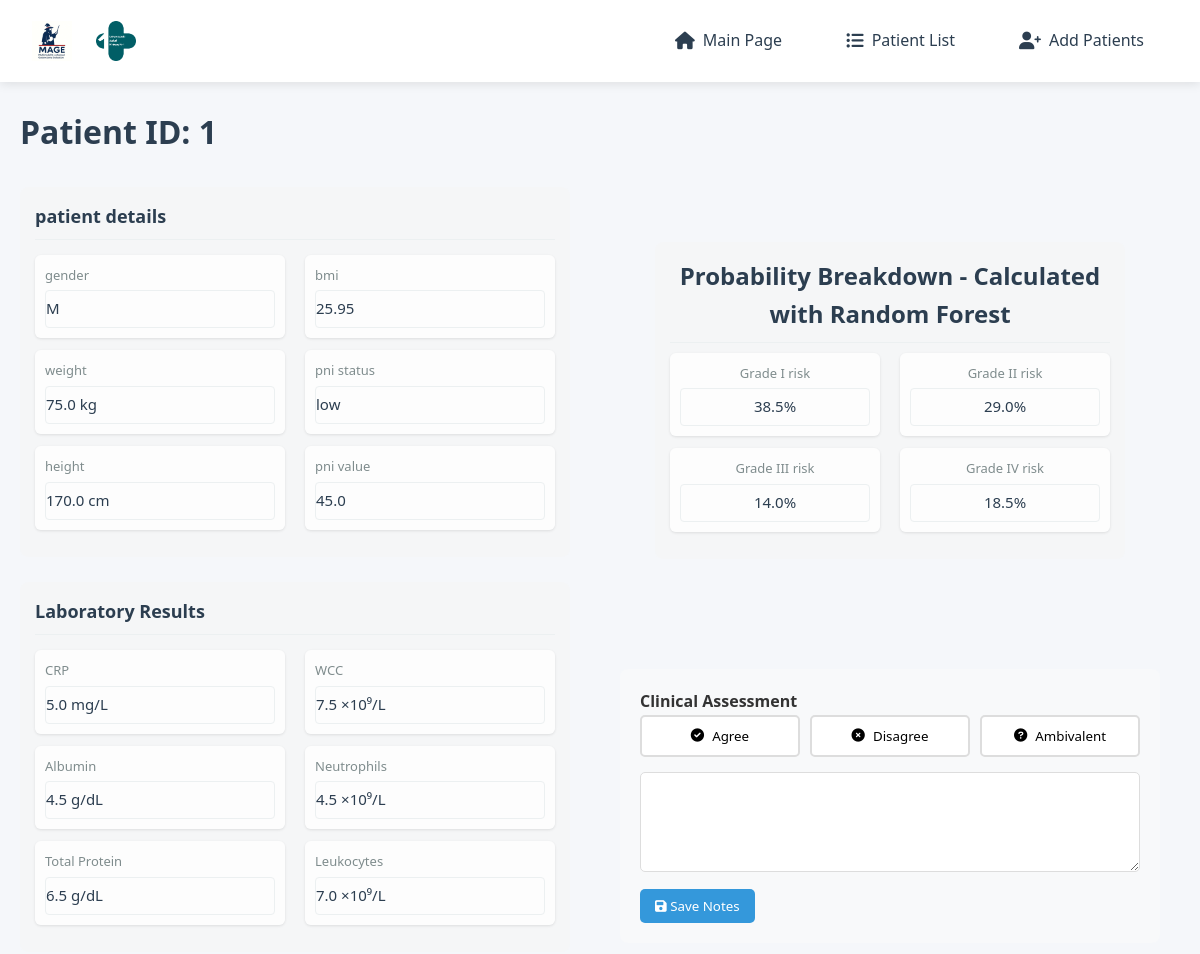
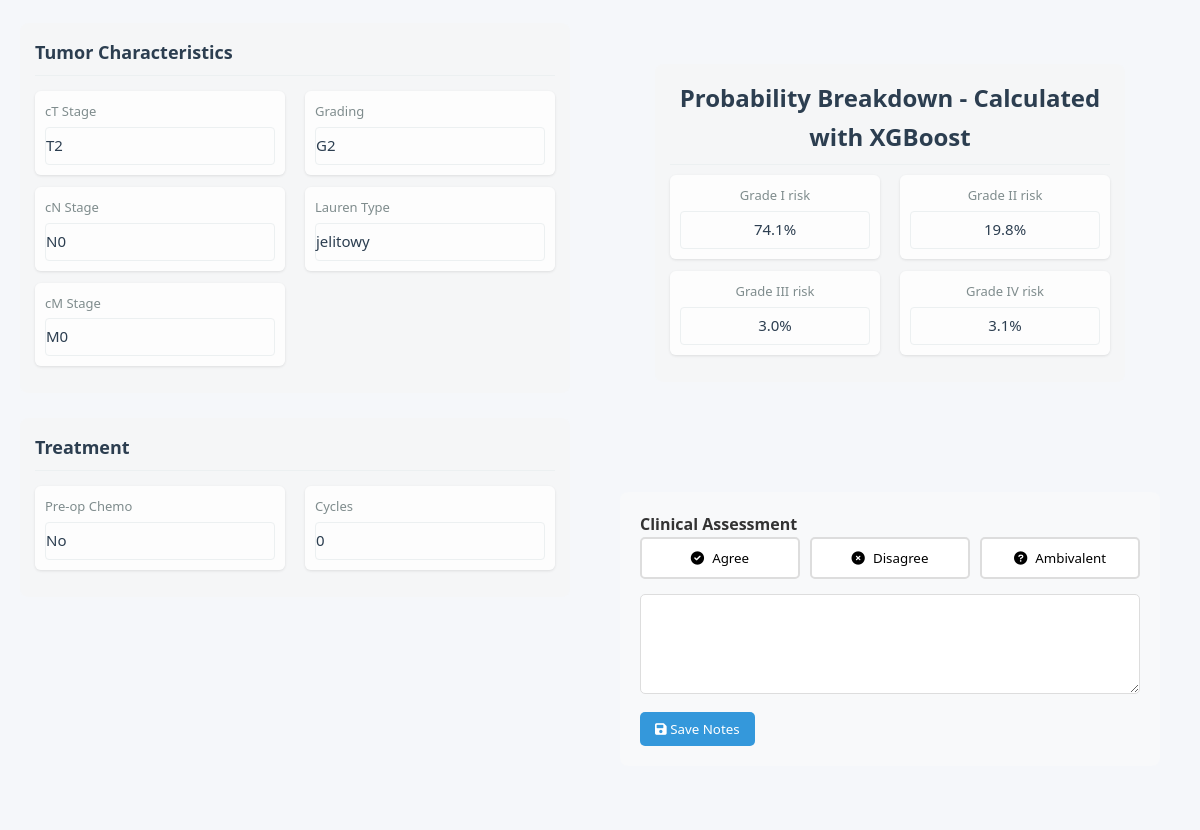
The app's page /patient/1 (upper part), older data (2 pictures, top to bottom).
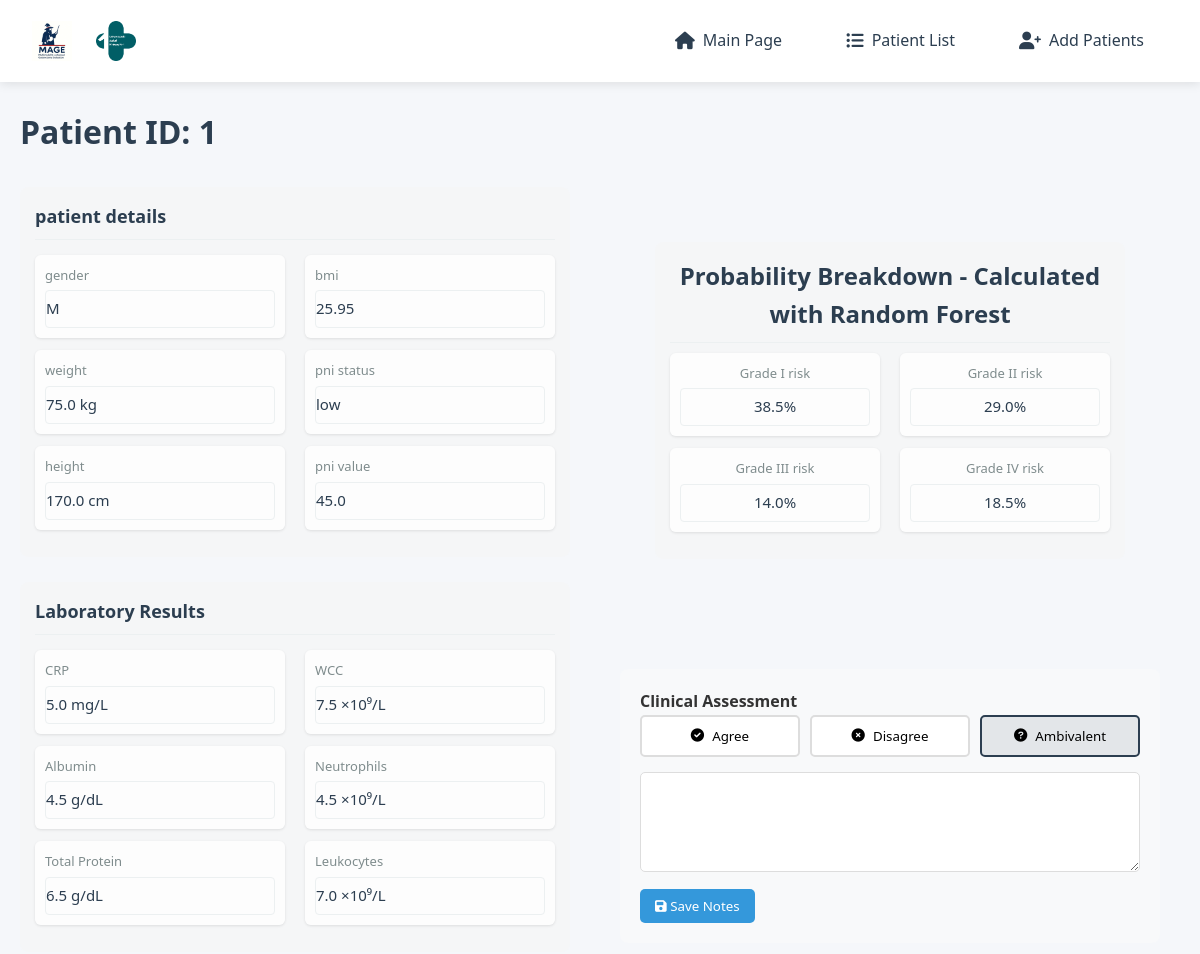
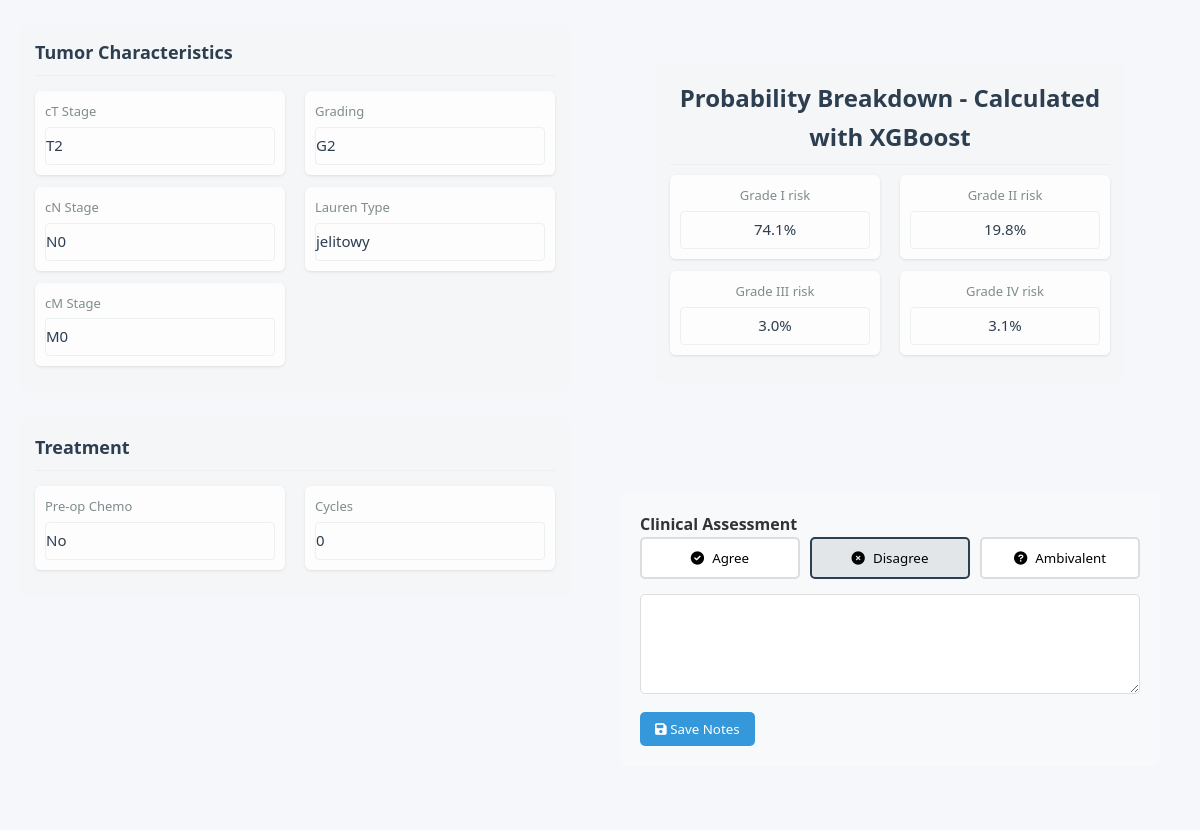
The same page, newer data (2 pictures, top to bottom).
### models.py (models this page shows, shortened)
class Patient(db.Model):
    id = db.Column(db.Integer, primary_key=True)
    gender = db.Column(db.String(1), nullable=False)        # 'M' lub 'K'
    weight = db.Column(db.Float, nullable=False)            # waga w kg (wartości numeryczne)
    height = db.Column(db.Float, nullable=False)            # wzrost w cm (wartości numeryczne)
    bmi = db.Column(db.Float, nullable=False)               # BMI (wartości numeryczne)
    CRP = db.Column(db.Float, nullable=False)               # CRP (wartości numeryczne)
    Alb = db.Column(db.Float, nullable=False)               # Alb (wartości numeryczne)
    WCC = db.Column(db.Float, nullable=False)               # WCC (wartości numeryczne)
    NEU = db.Column(db.Float, nullable=False)               # NEU (wartości numeryczne)
    total_protein = db.Column(db.Float, nullable=False)     # białko całkowite (wartości numeryczne)
    pT = db.Column(db.String(10), nullable=False)           # stadium T (wartości kategoryczne)
    pN = db.Column(db.String(10), nullable=False)           # stadium N (wartości kategoryczne)
    pM = db.Column(db.String(10), nullable=False)           # stadium M (wartości kategoryczne)
    PNI = db.Column(db.Integer, nullable=False)             # PNI (wartości numeryczne 0-1)
    GRADING = db.Column(db.String(10), nullable=False)      # stopień zróżnicowania (wartości kategoryczne)
    Lauren = db.Column(db.String(10), nullable=False)       # typ Lauren (wartości kategoryczne)
    CTH_preop = db.Column(db.String(10), nullable=False)    # chemioterapia przedoperacyjna (wartości kategoryczne)
    cycles_number = db.Column(db.Integer, nullable=False)   # liczba cykli chemioterapii (wartości numeryczne)
    leukocytes = db.Column(db.Float, nullable=True)        # NEW: total leukocytes count (nullable)
    pni_float = db.Column(db.Float, nullable=True)         # NEW: float PNI value (nullable)
    predictions = db.relationship('Prediction', backref='patient', lazy=True)

class Prediction(db.Model):
    id = db.Column(db.Integer, primary_key=True)
    patient_id = db.Column(db.Integer, db.ForeignKey('patient.id'), nullable=False)
    probability = db.Column(db.Float, nullable=False)
    model_used = db.Column(db.String(50), nullable=False)
    interpretation = db.Column(db.String(50), nullable=False)
    top_factors = db.Column(db.JSON)  # Stores list of important factors
    all_probabilities = db.Column(db.JSON) # field for grade probabilities
    grade = db.Column(db.String(2))
    clinician_agreement = db.Column(db.String(20))  # 'agree', 'disagree', 'ambivalent'
    clinician_notes = db.Column(db.Text)
    patient_id = db.Column(db.Integer, db.ForeignKey('patient.id'), nullable=False)

### app.py (the view)
    @app.route('/patient/<int:patient_id>')
    def patient_detail(patient_id):
        patient = Patient.query.get_or_404(patient_id)
        predictions = patient.predictions
        return render_template('patient.html', patient=patient, predictions=predictions)

### templates/patient.html (shortened to what this page needs)
{% extends "base.html" %}
{% block content %}
<header class="patient-header">
    <h1>Patient ID: {{ patient.id }}</h1>
</header>
<div class="patient-profile">
  <div class="patient-data">
    <div class="data-section">
      <h3 class="data-section-title">patient details</h3>
      <div class="data-columns">
          <div class="data-subcolumn">
              <div class="data-field">
                  <label>gender</label>
                  <div class="editable-field">{{ patient.gender }}</div>
              </div>
              <div class="data-field">
                  <label>weight</label>
                  <div class="editable-field">{{ patient.weight }} kg</div>
              </div>
              <div class="data-field">
                  <label>height</label>
                  <div class="editable-field">{{ patient.height }} cm</div>
              </div>
          </div>
          <div class="data-subcolumn">
              <div class="data-field">
                  <label>bmi</label>
                  <div class="editable-field">{{ patient.bmi }}</div>
              </div>
              <div class="data-field">
                  <label>pni status</label>
                  <div class="editable-field">{{ "high" if patient.pni else "low" }}</div>
              </div>
              <div class="data-field">
                  <label>pni value</label>
                  <div class="editable-field">{{ patient.pni_float or 'N/A' }}</div>
              </div>
          </div>
      </div>
  </div>
    <div class="data-section">
        <h3 class="data-section-title">Laboratory Results</h3>
        <div class="data-columns">
            <div class="data-subcolumn">
                <div class="data-field">
                    <label>CRP</label>
                    <div class="editable-field">{{ patient.CRP }} mg/L</div>
                </div>
                <div class="data-field">
                    <label>Albumin</label>
                    <div class="editable-field">{{ patient.Alb }} g/dL</div>
                </div>
                <div class="data-field">
                    <label>Total Protein</label>
                    <div class="editable-field">{{ patient.total_protein }} g/dL</div>
                </div>
            </div>
            <div class="data-subcolumn">
                <div class="data-field">
                    <label>WCC</label>
                    <div class="editable-field">{{ patient.WCC }} ×10⁹/L</div>
                </div>
                <div class="data-field">
                    <label>Neutrophils</label>
                    <div class="editable-field">{{ patient.NEU }} ×10⁹/L</div>
                </div>
                <div class="data-field">
                    <label>Leukocytes</label>
                    <div class="editable-field">{{ patient.leukocytes or 'N/A' }} ×10⁹/L</div>
                </div>
            </div>
        </div>
    </div>
    <div class="data-section">
        <h3 class="data-section-title">Tumor Characteristics</h3>
        <div class="data-columns">
            <div class="data-subcolumn">
                <div class="data-field">
                    <label>cT Stage</label>
                    <div class="editable-field">{{ patient.pT }}</div>
                </div>
                <div class="data-field">
                    <label>cN Stage</label>
                    <div class="editable-field">{{ patient.pN }}</div>
                </div>
                <div class="data-field">
                    <label>cM Stage</label>
                    <div class="editable-field">{{ patient.pM }}</div>
                </div>
            </div>
            <div class="data-subcolumn">
                <div class="data-field">
                    <label>Grading</label>
                    <div class="editable-field">{{ patient.GRADING }}</div>
                </div>
                <div class="data-field">
                    <label>Lauren Type</label>
                    <div class="editable-field">{{ patient.Lauren }}</div>
                </div>
            </div>
        </div>
    </div>
    <div class="data-section">
        <h3 class="data-section-title">Treatment</h3>
        <div class="data-columns">
            <div class="data-subcolumn">
                <div class="data-field">
                    <label>Pre-op Chemo</label>
                    <div class="editable-field">{{ "Yes" if patient.CTH_preop == "tak" else "No" }}</div>
                </div>
            </div>
            <div class="data-subcolumn">
                <div class="data-field">
                    <label>Cycles</label>
                    <div class="editable-field">{{ patient.cycles_number }}</div>
                </div>
            </div>
        </div>
    </div>
</div>
<div class="prediction-data">
    {% if predictions %}
        {% for prediction in predictions %}
        <div class="prediction-result">
            <div class="prediction-result">
                <div class="risk-level">
                    {% if prediction.all_probabilities %}
                    <div class="data-section">
                        <h3 class="data-section-title">Probability Breakdown - Calculated with {{ prediction.model_used }}</h3>
                        <div class="data-columns">
                            {% for grade, prob in prediction.all_probabilities|fromjson|dictsort %}
                            <div class="data-subcolumn">
                                <div class="data-field">
                                    <label>Grade {{ grade }} risk</label>
                                    <div class="editable-field probability-grade probability-grade-{{ grade }}">
                                        {{ (prob * 100)|round(1) }}%
                                    </div>
                                </div>
                            </div>
                            {% if loop.index % 2 == 0 and not loop.last %}
                        </div>
                        <div class="data-columns">
                            {% endif %}
                            {% endfor %}
                        </div>
                    </div>
{% endif %}
                </div>
            </div>
            <div class="clinician-feedback">
                <h4>Clinical Assessment</h4>
                <form method="POST" action="{{ url_for('save_feedback', prediction_id=prediction.id) }}">
                    <div class="feedback-buttons">
                        <button type="submit" name="agreement" value="agree"
                                class="{% if prediction.clinician_agreement == 'agree' %}active{% endif %}">
                            <i class="fas fa-check-circle"></i> Agree
                        </button>
                        <button type="submit" name="agreement" value="disagree"
                                class="{% if prediction.clinician_agreement == 'disagree' %}active{% endif %}">
                            <i class="fas fa-times-circle"></i> Disagree
                        </button>
                        <button type="submit" name="agreement" value="ambivalent"
                                class="{% if prediction.clinician_agreement == 'ambivalent' %}active{% endif %}">
                            <i class="fas fa-question-circle"></i> Ambivalent
                        </button>
                    </div>
                    <div class="feedback-notes">
                        <textarea name="clinician_notes" placeholder="Enter your clinical reasoning...">
                            {{ prediction.clinician_notes or '' }}
                        </textarea>
                        <button type="submit" class="btn-save-notes">
                            <i class="fas fa-save"></i> Save Notes
                        </button>
                    </div>
                </form>
            </div>
        </div>
        {% endfor %}
    {% else %}
        <div class="no-prediction">
            <p>No prediction available for this patient</p>
        </div>
    {% endif %}
</div>
</div>
    </div>
{% endblock %}

### templates/base.html (shortened to what this page needs)
<!DOCTYPE html>
<html lang="en">
<head>
    <link rel="stylesheet" href="{{ url_for('static', filename='css/styles.css') }}">
    <link rel="stylesheet" href="https://cdnjs.cloudflare.com/ajax/libs/font-awesome/6.0.0/css/all.min.css">
</head>
<body>
    {% include '_navbar.html' %}
    <div class="container">
        {% block content %}{% endblock %}
</body>
</html>

### templates/_navbar.html
<nav class="main-navbar">
    <div class="navbar-logos">
        <img src="{{ url_for('static', filename='images/logo1.png') }}" alt="Logo 1" class="nav-logo">
        <img src="{{ url_for('static', filename='images/logo2.png') }}" alt="Logo 2" class="nav-logo">
    </div>
    <div class="navbar-links">
        <a href="{{ url_for('title_page') }}" class="nav-link">
            <i class="fas fa-home"></i> Main Page
        </a>
        <a href="{{ url_for('index') }}" class="nav-link">
            <i class="fas fa-list-ul"></i> Patient List
        </a>
        <a href="{{ url_for('new_patient') }}" class="nav-link">
            <i class="fas fa-user-plus"></i> Add Patients
        </a>
    </div>
</nav>

### static/css/styles.css (style rules this page uses)
:root { --primary-color: #2c3e50; --secondary-color: #3498db; --accent-color: #e74c3c; --light-gray: #ecf0f1; --medium-gray: #bdc3c7; --dark-gray: #7f8c8d; --success-color: #2ecc71; --warning-color: #f39c12; --danger-color: #e74c3c; }
* { margin: 0; padding: 0; box-sizing: border-box; font-family: 'Segoe UI', Tahoma, Geneva, Verdana, sans-serif; }
body { background-color: #f5f7fa; color: #333; line-height: 1.6; }
.container { max-width: 1200px; margin: 0 auto; padding: 20px; }
header { margin-bottom: 30px; display: flex; justify-content: space-between; align-items: center; flex-wrap: wrap; gap: 20px; }
h1 { color: var(--primary-color); font-weight: 600; }
.patient-header { margin-bottom: 30px; display: flex; align-items: center; gap: 20px; }
.patient-profile { display: flex; gap: 30px; width: 100%; }
.editable-field { padding: 8px 12px; border: 1px solid var(--light-gray); border-radius: 4px; min-height: 38px; }
.feedback-buttons { display: flex; gap: 10px; margin-bottom: 20px; }
.data-field:last-child { border-bottom: none; }
.editable-field { padding: 8px 0; color: #333; }
.data-columns { display: flex; gap: 20px; flex-grow: 1; }
.data-subcolumn { flex: 1; min-width: 0; }
.patient-data { flex: 1; min-width: 0; display: flex; flex-direction: column; }
.prediction-data { width: 50%; min-width: 400px; }
.data-field { margin-bottom: 15px; padding: 10px; background: rgba(245, 245, 245, 0.3); border-radius: 4px; }
.data-field label { display: block; font-size: 13px; color: var(--dark-gray); margin-bottom: 5px; }
.data-field .editable-field { font-size: 15px; font-weight: 500; color: var(--primary-color); padding: 5px 0; }
.prediction-result { padding: 20px; }
.risk-level { text-align: center; margin-bottom: 20px; padding: 15px; border-radius: 8px; }
.risk-level h3 { margin-bottom: 10px; font-size: 24px; }
.clinician-feedback { margin-top: 30px; padding: 20px; background: #f8f9fa; border-radius: 8px; }
.feedback-buttons { display: flex; gap: 10px; margin-bottom: 15px; }
.feedback-buttons button { flex: 1; padding: 10px; border: 2px solid #ddd; background: white; border-radius: 5px; cursor: pointer; transition: all 0.3s; display: flex; align-items: center; justify-content: center; gap: 8px; }
.feedback-buttons button.active { border-color: var(--primary-color); background-color: rgba(44, 62, 80, 0.1); }
.feedback-notes textarea { width: 100%; min-height: 100px; padding: 10px; border: 1px solid #ddd; border-radius: 5px; resize: vertical; }
.btn-save-notes { margin-top: 10px; padding: 8px 15px; background: var(--secondary-color); color: white; border: none; border-radius: 5px; cursor: pointer; }
.data-section { margin-bottom: 25px; background: rgba(245, 245, 245, 0.5); border-radius: 8px; padding: 15px; }
.data-section-title { color: var(--primary-color); font-size: 18px; margin-bottom: 15px; padding-bottom: 8px; border-bottom: 1px solid var(--light-gray); }
.data-field { margin-bottom: 12px; padding: 10px; background: rgba(255, 255, 255, 0.8); border-radius: 6px; box-shadow: 0 1px 3px rgba(0,0,0,0.1); }
.probability-grade { font-weight: 600; text-align: center; padding: 8px; }
.main-navbar { background-color: white; box-shadow: 0 2px 10px rgba(0, 0, 0, 0.1); padding: 1rem 2rem; display: flex; align-items: center; justify-content: space-between; position: sticky; top: 0; z-index: 1000; }
.navbar-logos { display: flex; align-items: center; gap: 1.5rem; }
.nav-logo { height: 40px; width: auto; max-width: 120px; object-fit: contain; }
.navbar-links { display: flex; gap: 1rem; }
.nav-link { color: var(--primary-color); text-decoration: none; padding: 0.75rem 1.5rem; border-radius: 4px; font-weight: 500; transition: all 0.2s; display: flex; align-items: center; gap: 0.5rem; }
.nav-link i { font-size: 1.1em; }
.container { padding-top: 1.5rem; }

Row changes from the older to the newer data that the page shows:
changed Prediction "Random Forest": clinician_agreement empty → "ambivalent" (drawn)
changed Prediction "XGBoost": clinician_agreement empty → "disagree" (drawn)
